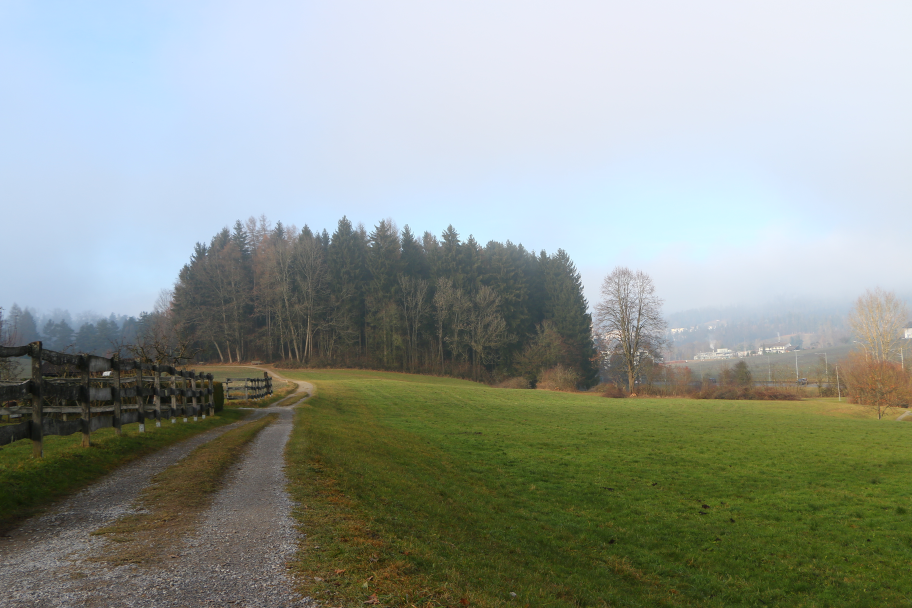
#> input picture test_image/original_images/canon/107.jpg, 3648 x 2432 px, given as the content of the folder dped/mi/resize/test/mi, which was not available (shown at 1/4 size)
$ python cut.py
#> lines starting #> are read from the running program, lines starting #| are printed output that depends on the picture
# -*- coding: utf-8 -*
import cv2
import numpy as np
import math
import os
from pathos.multiprocessing import ProcessingPool

# [32 lines left out: function cut, not called in this run]

def detect_pathes(img1, img2, picnum):
    shape = img1.shape
    weidth = shape[0]
    height = shape[1]
    maxi = int(weidth/100)
    maxj = int(height/100)
    for i in range(1, maxi):
        for j in range(1, maxj):
            if i < maxi:
                weidth1 = (i - 1) * 100
                weidth2 = i * 100
            elif i == maxi:
                weidth1 = weidth - 100
                weidth2 = weidth
            if j < maxj:
                height1 = (j - 1) * 100
                height2 = j * 100
            elif j == maxj:
                height1 = height - 100
                height2 = height
            frag = img1[weidth1: weidth2, height1: height2]
            frag1 = img2[weidth1: weidth2, height1: height2]
            args = []
            movelen = 10
            args.append(frag1)
            if height1+movelen <= height and height2+movelen <= height:  # 其实后面的height1+movelen<=height可以去掉
                frag2 = img2[weidth1: weidth2, height1+movelen: height2+movelen]  # down
                args.append(frag2)
            if weidth2+movelen < weidth and height1-movelen >= 0:
                frag3 = img2[weidth1+movelen: weidth2+movelen, height1-movelen: height2-movelen]  # right up
                args.append(frag3)
            if weidth2+movelen < weidth:
                frag4 = img2[weidth1+movelen: weidth2+movelen, height1: height2]  # right
                args.append(frag4)
            if weidth2+movelen < weidth and height2+movelen < height:  # right down
                frag5 = img2[weidth1+movelen: weidth2+movelen, height1+movelen: height2+movelen]
                args.append(frag5)
            args1 = []
            for l in range(len(args)):
                args1.append(frag)

            """p = ProcessingPool(5)
            results = p.map(NCC_colors, args1, args)"""
            results = []
            for i in range(len(args)):
                results.append(NCC_colors(args1[i], args[i]))
            maxflag = -1
            max = -2
            for k in range(len(results)-1):
                if results[k] > max:
                    max = results[k]
                    maxflag = k
            if results[maxflag] > 0.55:
                cv2.imwrite('dped/mi/full_test_data/patches/mi/' + str(picnum) + ".jpg", args[maxflag])
                cv2.imwrite('dped/mi/full_test_data/patches/canon/' + str(picnum) + ".jpg", frag)
                """cv2.imwrite('cut_image_2/sony/sony/' + str(picnum) + ".jpg", args[maxflag])
                cv2.imwrite('cut_image_2/sony/canon/' + str(picnum) + ".jpg", frag)"""
                picnum = picnum + 1
                print(picnum)
            """for i in range(len(args)):
                print(NCC(args1[i], args[i]))"""
    """p.close()
    p.join()"""
    return picnum

# [23 lines left out: function NCC_grey, not called in this run]
def NCC_colors(img1, img2):
    img1 = np.int32(img1)
    img2 = np.int32(img2)
    mean1 = np.mean(img1, axis=(0, 1))
    mean2 = np.mean(img2, axis=(0, 1))
    """weidth = img1.shape[0]
    height = img1.shape[1]
    for i in range(weidth - 1):
        for j in range(height - 1):
            img1[i][j] = img1[i][j] - mean1
            img2[i][j] = img2[i][j] - mean2"""
    img1 = img1 - mean1
    img2 = img2 - mean2
    A = np.sum(img1 * img2)
    B = np.sum(img1 * img1)
    C = np.sum(img2 * img2)
    return A/(math.sqrt(B)*math.sqrt(C))

def getfilenames(dir):
#> called with dir = 'dped/mi/resize/test/mi'
    files = os.listdir(dir)
    filenames = []
    for i in files:
        filenames.append(i.split('.')[0])
    return filenames
if __name__ == '__main__':
    filenames = getfilenames('dped/mi/resize/test/mi')
    patchnum = 0
    for num in filenames:
        img1 = cv2.imread('dped/mi/resize/test/mi/' + str(num) + '.jpg')
#> img1 is the input picture: shape (2432, 3648, 3); mean B, G, R 146.1, 153.4, 145.4
        img2 = cv2.imread('dped/mi/resize/test/canon/' + str(num) + '.jpg')
        patchnum = detect_pathes(img1, img2, patchnum)
#> the loop in detect_pathes, `for i in range(1, maxi):` made 23 passes
#> pass 1, in detect_pathes, `cv2.imwrite('dped/mi/full_test_data/patches/mi/' + str(picnum) + ".jpg..`:
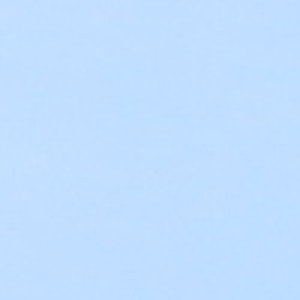
#> saved as 0.jpg: shape (100, 100, 3) (shown 3 times larger); mean B, G, R 255, 222.2, 192.4
    """img1 = cv2.imread('1403_1.jpg')
    img2 = cv2.imread('1403_2.jpg')
    detect_pathes(img1, img2, 0)"""

$ run again, on test_image/original_images/canon/56.jpg
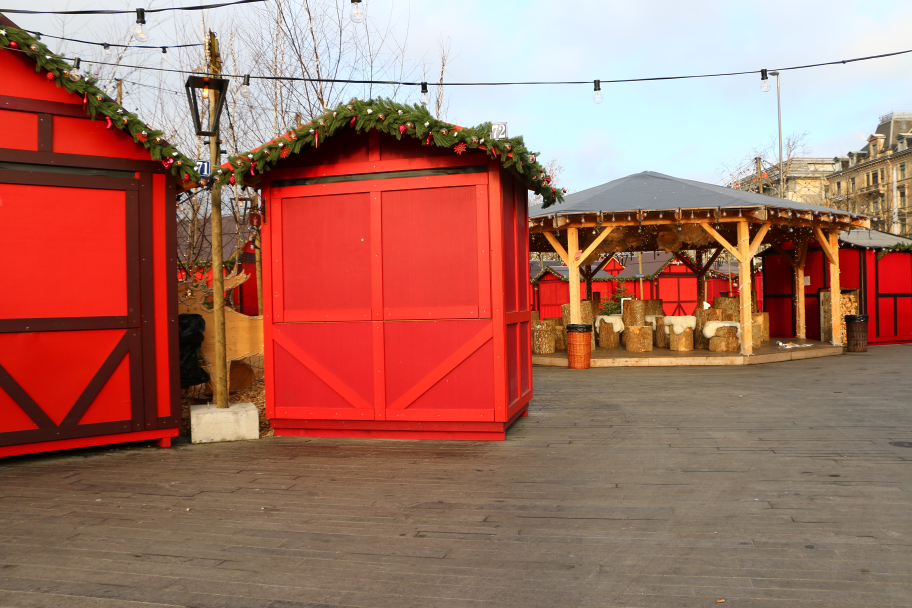
#> input picture test_image/original_images/canon/56.jpg, 3648 x 2432 px, given as the content of the folder dped/mi/resize/test/mi, which was not available (shown at 1/4 size)
#> img1 is the input picture: shape (2432, 3648, 3); mean B, G, R 99.7, 113.1, 164.3
#> the loop in detect_pathes, `for i in range(1, maxi):` made 23 passes
#> pass 1, in detect_pathes, `cv2.imwrite('dped/mi/full_test_data/patches/mi/' + str(picnum) + ".jpg..`:
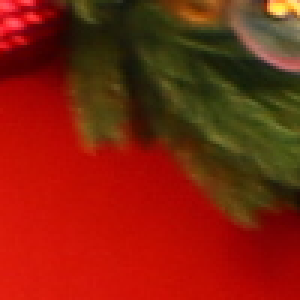
#> saved as 2.jpg: shape (100, 100, 3) (shown 3 times larger); mean B, G, R 12.6, 33.6, 131.6
#> pass 1, in detect_pathes, `cv2.imwrite('dped/mi/full_test_data/patches/mi/' + str(picnum) + ".jpg..`:
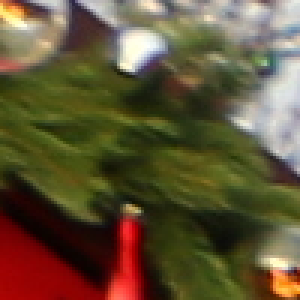
#> saved as 3.jpg: shape (100, 100, 3) (shown 3 times larger); mean B, G, R 54.4, 82.9, 96.8

$ run again, on test_image/original_images/canon/95.jpg
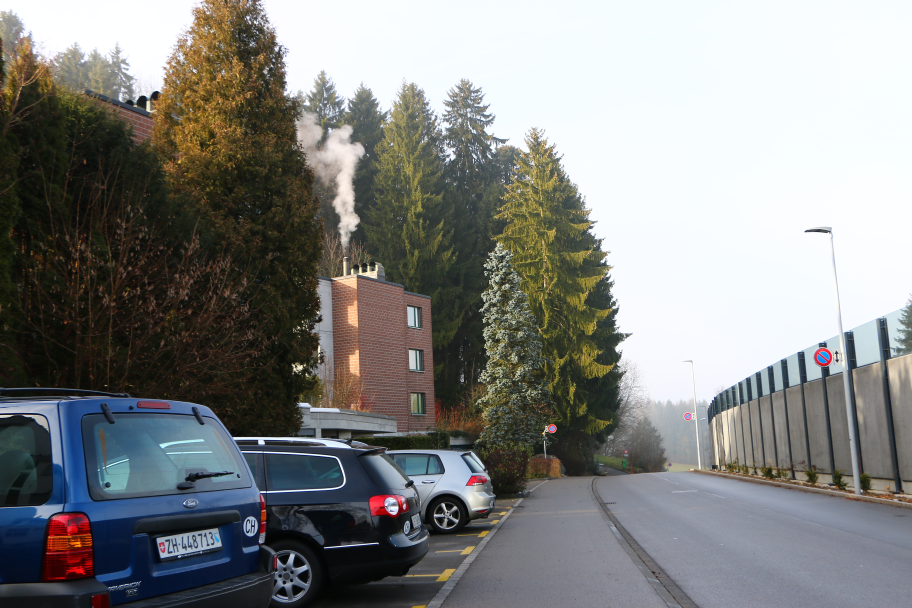
#> input picture test_image/original_images/canon/95.jpg, 3648 x 2432 px, given as the content of the folder dped/mi/resize/test/mi, which was not available (shown at 1/4 size)
#> img1 is the input picture: shape (2432, 3648, 3); mean B, G, R 130.1, 131.6, 130.6
#> the loop in detect_pathes, `for i in range(1, maxi):` made 23 passes
#> pass 1, in detect_pathes, `cv2.imwrite('dped/mi/full_test_data/patches/mi/' + str(picnum) + ".jpg..`:
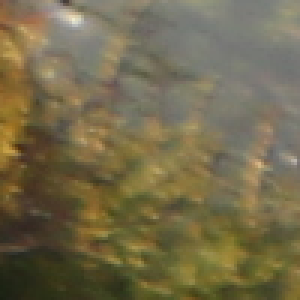
#> saved as 2.jpg: shape (100, 100, 3) (shown 3 times larger); mean B, G, R 76, 106.3, 115.7
#> pass 1, in detect_pathes, `cv2.imwrite('dped/mi/full_test_data/patches/mi/' + str(picnum) + ".jpg..`:
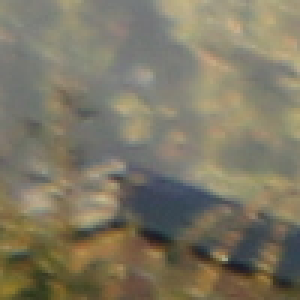
#> saved as 3.jpg: shape (100, 100, 3) (shown 3 times larger); mean B, G, R 100.3, 119.5, 125.9
